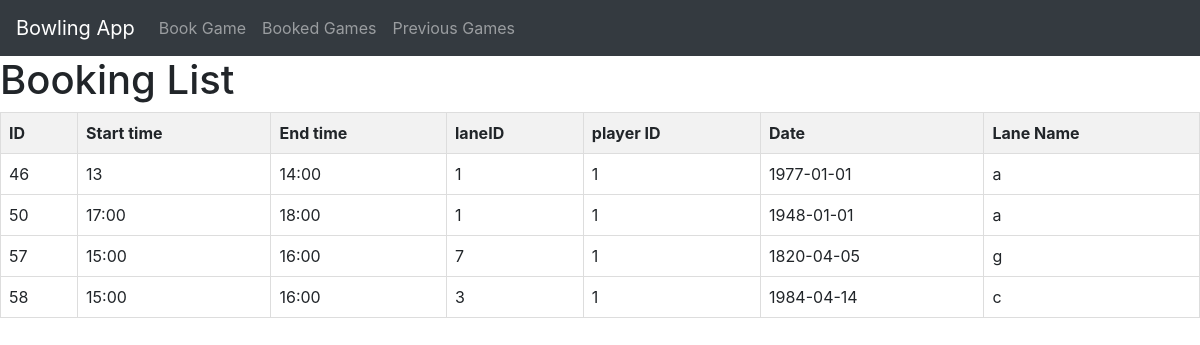
Page /booked_games (signed in) on the committed database.
### tables this page shows
CREATE TABLE Bookings (bookingId INTEGER PRIMARY KEY AUTOINCREMENT, startTime time, endTime time, laneID INTEGER REFERENCES BowlingLanes (laneID), playerID INTEGER REFERENCES Players (playerID), date date);

CREATE TABLE BowlingLanes (laneID INTEGER PRIMARY KEY, laneName varchar);

### app.py (the view)
@app.route("/booked_games")
def show_booked_games():
    player_ID = session["player_id"]
    return render_template("bookings.html", bookings=query_db('SELECT * FROM Bookings INNER JOIN BowlingLanes ON Bookings.LaneID = BowlingLanes.laneID  WHERE playerID = ?', [player_ID]))

### test.py (called while the page is built)
def get_db():
    db = getattr(g, '_database', None)
    if db is None:
        db = g._database = sqlite3.connect(DATABASE)
        db.row_factory = sqlite3.Row
    return db

def query_db(query, args=(), one=False, commit=False):
    try:
            if commit:
                db = get_db()
                cur = db.execute(query, args)
                db.commit()
                cur.close()
                return None
            cur = get_db().execute(query, args)
            rv = cur.fetchall()
            cur.close()
            return (rv[0] if rv else None) if one else rv
    except sqlite3.Error as e:
            print("SQLite error:", e)
            return e  # Or raise an exception if needed

### template/bookings.html (shortened to what this page needs)
<!DOCTYPE html>
<html lang="en">
<head>
    <link rel="stylesheet" href="https://maxcdn.bootstrapcdn.com/bootstrap/4.5.2/css/bootstrap.min.css">
</head>
<body>
    <nav class="navbar navbar-expand-lg navbar-dark bg-dark">
        <a class="navbar-brand" href="/logged_in">Bowling App</a>
        <div class="collapse navbar-collapse" id="navbarNav">
            <ul class="navbar-nav">
                <li class="nav-item">
                    <a class="nav-link" href="/book_game">Book Game</a>
                </li>
                <li class="nav-item">
                    <a class="nav-link" href="/booked_games">Booked Games</a>
                </li>
                <li class="nav-item">
                    <a class="nav-link" href="/previous_games">Previous Games</a>
                </li>
            </ul>
        </div>
    </nav>
    <h1>Booking List</h1>
    <table>
        <thead>
            <tr>
                <th>ID</th>
                <th>Start time</th>
                <th>End time</th>
                <th>laneID</th>
                <th>player ID</th>
                <th>Date</th>
                <th>Lane Name</th>
            </tr>
        </thead>
        <tbody>
            {% for booking in bookings %}
            <tr>
                <td>{{ booking['bookingID'] }}</td>
                <td>{{ booking['startTime'] }}</td>
                <td>{{ booking['endTime'] }}</td>
                <td>{{ booking['laneID'] }}</td>
                <td>{{ booking['playerID'] }}</td>
                <td>{{ booking['date'] }}</td>
                <td>{{ booking['laneName'] }}</td>
            </tr>
            {% endfor %}
        </tbody>
    </table>
</body>
</html>

### template/bookings.html (style rules this page uses)
table { width: 100%; border-collapse: collapse; }
th, td { border: 1px solid #ddd; padding: 8px; text-align: left; }
th { background-color: #f2f2f2; }

### rows in the picture
Bookings: bookingID "46", startTime "13", endTime "14:00", laneID "1", playerID "1", date "1977-01-01", laneName "a"
Bookings: bookingID "50", startTime "17:00", endTime "18:00", laneID "1", playerID "1", date "1948-01-01", laneName "a"
Bookings: bookingID "57", startTime "15:00", endTime "16:00", laneID "7", playerID "1", date "1820-04-05", laneName "g"
Bookings: bookingID "58", startTime "15:00", endTime "16:00", laneID "3", playerID "1", date "1984-04-14", laneName "c"
